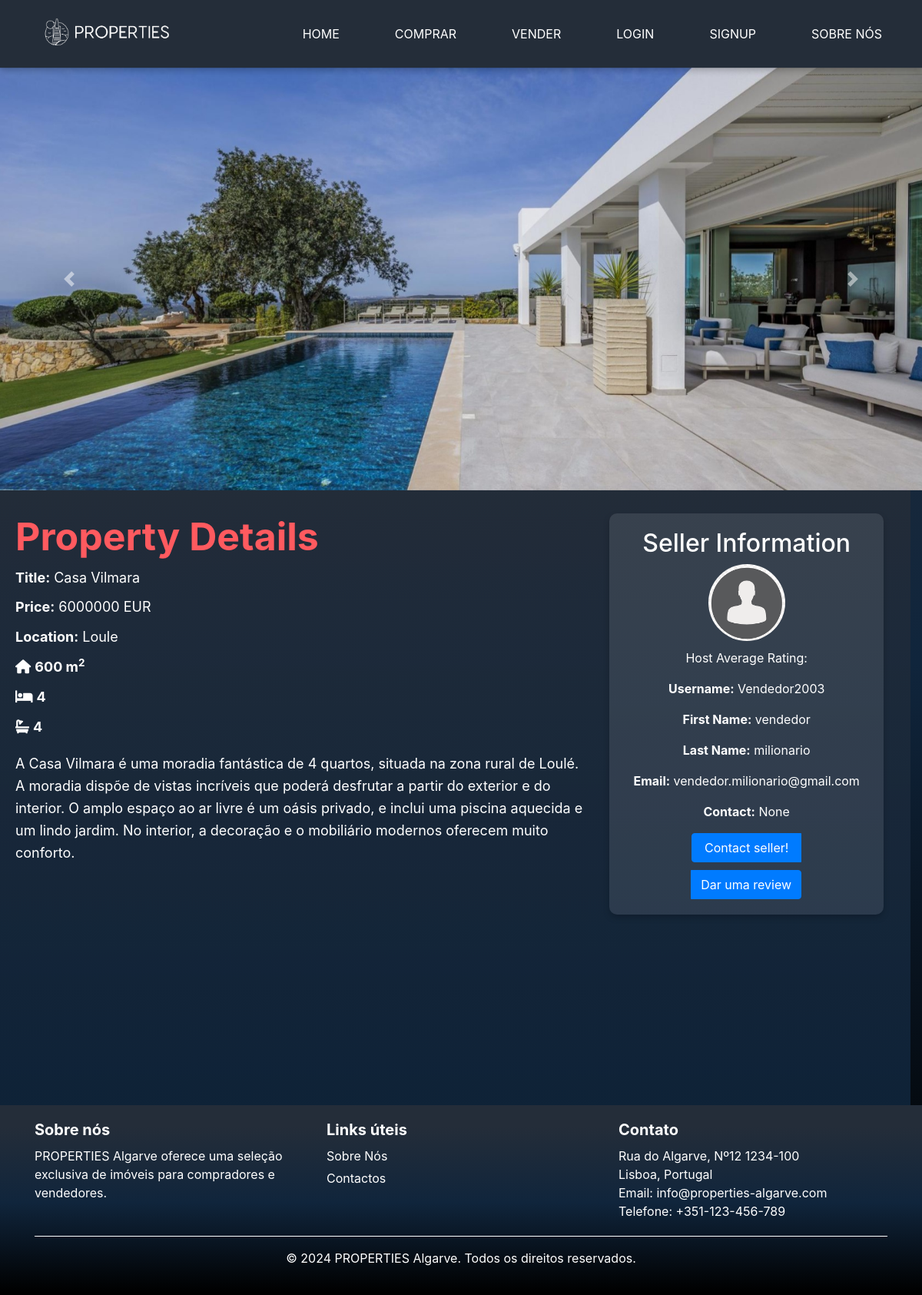
Page /comprar/9/ on the committed database.
### base/models.py (models this page shows, shortened)
class PropertyImage(models.Model):
    property = models.ForeignKey('Property', related_name='images', on_delete=models.CASCADE)
    image = models.ImageField(upload_to='property_images/')
    uploaded_at = models.DateTimeField(auto_now_add=True)

class Property(models.Model):
    LOCATION_CHOICES = [
        ('faro', 'Faro'),
        ('lagos', 'Lagos'),
        ('portimao', 'Portimão'),
        ('albufeira', 'Albufeira'),
        ('tavira', 'Tavira'),
        ('olhao', 'Olhão'),
        ('silves', 'Silves'),
        ('loule', 'Loulé'),
        ('vila_real_de_santo_antonio', 'Vila Real de Santo António'),
    ]
    host = models.ForeignKey('Profile', on_delete=models.CASCADE)
    title = models.CharField(max_length=255)
    description = models.TextField()
    location = models.CharField(max_length=100, choices=LOCATION_CHOICES)
    price = models.DecimalField(max_digits=10, decimal_places=0)
    area = models.IntegerField()
    num_bedrooms = models.IntegerField()
    num_bathrooms = models.IntegerField()
    elevator = models.BooleanField(default=False)
    parking_spaces = models.IntegerField(default=0)
    pool = models.BooleanField(default=False)

class Profile(models.Model):
    USER_TYPES = (
        ('host', 'Vendedor'),
        ('guest', 'Cliente'),
    )
    user = models.OneToOneField(User, on_delete=models.CASCADE)
    address = models.CharField(max_length=255, null=True, blank=True)
    phone_number = models.CharField(max_length=15, null=True, blank=True)
    user_type = models.CharField(max_length=10, choices=USER_TYPES, default='guest')
    profile_picture = models.ImageField(upload_to='profile_pics/', default='default.png')

### base/views.py (the view)
# urls.py: path('comprar/<int:pk>/', views.property_details, name='property_detail'),
def property_details(request, pk):
    property_obj = get_object_or_404(Property, pk=pk)
    average_rating = Review.objects.filter(host=property_obj.host).aggregate(average=Avg('rating'))
    average = average_rating['average']
    if average is None:
        average = "Sem rating"
    context = {
        'property': property_obj,
        'average_rating': average
    }
    return render(request, 'property_details.html', context)

### templates/property_details.html (shortened to what this page needs)
{% extends 'main.html' %}
{% block content %}
<div id="propertyImagesCarousel" class="carousel slide" data-ride="carousel">
    <div class="carousel-inner">
        {% for image in property.images.all %}
        <div class="carousel-item {% if forloop.first %}active{% endif %}">
            <img src="{{ image.image.url }}" alt="{{ property.title }} Image {{ forloop.counter }}"
                 class="d-block w-100" style="max-height: 550px; object-fit: cover;">
        </div>
        {% endfor %}
    </div>
    <a class="carousel-control-prev" href="#propertyImagesCarousel" role="button" data-slide="prev">
        <span class="carousel-control-prev-icon" aria-hidden="true"></span>
    </a>
    <a class="carousel-control-next" href="#propertyImagesCarousel" role="button" data-slide="next">
        <span class="carousel-control-next-icon" aria-hidden="true"></span>
    </a>
</div>
<div class="property-detail row">
    <div class="col-md-8">
        <h2 class="property-title">Property Details</h2>
        <ul class="property-info">
            <li><strong>Title:</strong> {{ property.title }}</li>
            <li><strong>Price:</strong> {{ property.price }} EUR</li>
            <li><strong>Location:</strong> {{ property.location|capfirst }}</li>
            <li><i class="fa-solid fa-house"></i> <strong>{{ property.area }} m<sup>2</sup></strong></li>
            <li><i class="fas fa-bed"></i> <strong>{{ property.num_bedrooms }}</strong></li>
            <li><i class="fas fa-bath"></i> <strong>{{ property.num_bathrooms }}</strong></li>
        </ul>
        <p class="property-description" style="color: #fff;">{{ property.description }}</p>
    </div>
    <div class="col-md-4">
        <div class="host-profile">
            <h2>Seller Information</h2>
            <img src="{{ property.host.profile_picture.url }}" alt="Host Picture" class="profile-img">
            <p>Host Average Rating: {{ average_rating|floatformat:1 }}</p>
            <p><strong>Username:</strong> {{ property.host.user.username }}</p>
            <p><strong>First Name:</strong> {{ property.host.user.first_name }}</p>
            <p><strong>Last Name:</strong> {{ property.host.user.last_name }}</p>
            <p><strong>Email:</strong> {{ property.host.user.email }}</p>
            <p><strong>Contact:</strong> {{ property.host.phone_number }}</p>
            <div class="btn-group">
                {% if request.user.is_authenticated %}
                <a href="{% url 'messages' %}?user={{ property.host.user.id }}" class="btn btn-primary">Contact seller!</a>
                <a href="{% url 'create_review' property.host.id %}" class="btn btn-primary">Dar uma review</a>
                {% else %}
                <a href="{% url 'login' %}?next={% url 'messages' %}?user={{ property.host.user.id }}" class="btn btn-primary">Contact seller!</a>
                <a href="{% url 'login' %}?next={% url 'create_review' property.host.id %}" class="btn btn-primary">Dar uma review</a>
                {% endif %}
            </div>
        </div>
    </div>
</div>
{% endblock %}

### base/static/css/style.css (style rules this page uses)
* { margin: 0; padding: 0; box-sizing: border-box; font-family: 'SFProDisplay', sans-serif; }
html, body { margin: 0; padding: 0; min-height: 100%; position: relative; font-family: 'SFProDisplay', sans-serif; background: linear-gradient(180deg, rgb(36, 45, 57) 11.2%, rgb(16, 37, 60) 51.2%, rgb(0, 0, 0) 98.6%); background-attachment: fixed; background-repeat: no-repeat; background-size: cover; }
.property-title { color: #333; font-size: 1.5em; margin-bottom: 10px; }
.property-description { color: #666; margin-bottom: 10px; }

### base/static/css/property_details.css (style rules this page uses)
.property-detail { width: 100%; min-height: 100vh; padding: 30px 20px; background: linear-gradient(180deg, rgba(36, 45, 57, 0.9), rgba(16, 37, 60, 0.9)); color: #fff; display: flex; flex-direction: row; align-items: flex-start; justify-content: space-between; text-align: left; }
.property-title { font-size: 50px; margin-bottom: 10px; font-weight: bold; color: #FF5A5F; }
.property-info { list-style: none; padding: 0; margin-bottom: 20px; line-height: 1.6; font-size: 18px; color: #fff; }
.property-info li { margin-bottom: 10px; }
.property-description { max-width: 800px; font-size: 18px; line-height: 1.6; margin-bottom: 20px; color: #ffffff; }
.host-profile { padding: 20px; background-color: rgba(255, 255, 255, 0.1); border-radius: 10px; box-shadow: 0 4px 8px rgba(0, 0, 0, 0.2); text-align: center; width: 100%; }
.profile-img { width: 100px; height: 100px; border-radius: 50%; object-fit: cover; margin-bottom: 10px; }
.btn-group { display: flex; flex-direction: column; gap: 10px; }

### base/static/css/footer.css (style rules this page uses)
html, body { height: 100%; margin: 0; display: flex; flex-direction: column; }

### rows in the picture
PropertyImage: image (picture)
Property: title "Casa Vilmara", price "6000000", location "Loule", area "600", num_bedrooms "4", num_bathrooms "4", description "A Casa Vilmara é uma moradia fantástica de 4 quartos, situada na zona rural de Loulé. A moradia dispõe de vistas incríveis que poderá desfrutar a partir do exterior e do interior. O amplo espaço ao ar livre é um oásis privado, e inclui uma piscina aquecida e um lindo jardim. No interior, a decoração e o mobiliário modernos oferecem muito conforto.", host.profile_picture (placeholder picture), host.user.username "Vendedor2003", host.user.first_name "vendedor", host.user.last_name "milionario", host.user.email "vendedor.milionario@gmail.com", host.phone_number "None"
